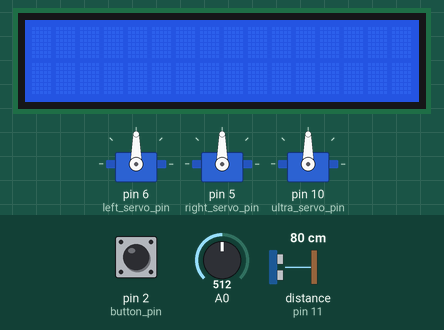
Bench run of a sketch on a simulated Arduino Uno, built with avr-gcc and run on an emulated ATmega328P. On the bench: 3 × servo, 16×2 character LCD. Inputs (shaded band) come from the test bench; at power-on: pin 2 (button_pin) LOW, distance to the obstacle (sensor on pin 11) 80 cm, A0 = 512. The echo pulse lasts 58.3 µs per cm; what the sketch prints to the serial monitor is not drawn.

Above: at 1.2 s.
1.3 s: pin 2 (button_pin) pulled HIGH for 0.15 s
At 3.6 s:
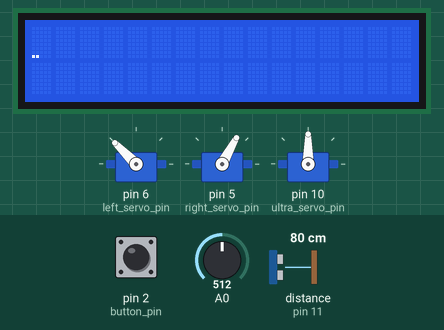
4.4 s: distance to the obstacle (sensor on pin 11) set to 11 cm
7.4 s: distance to the obstacle (sensor on pin 11) set to 8 cm
At 9.8 s:
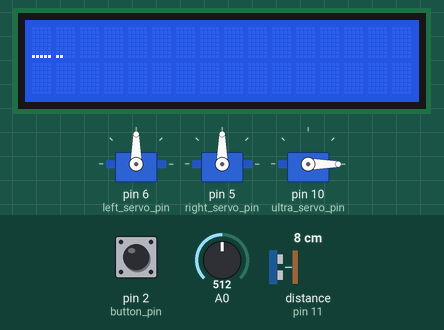
10.4 s: distance to the obstacle (sensor on pin 11) set to 18 cm
At 12.0 s:
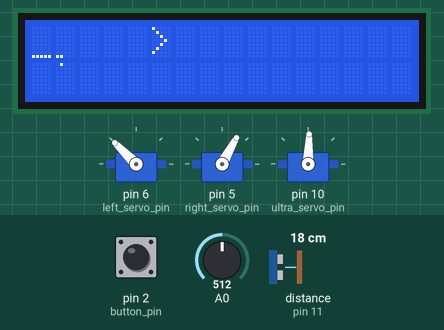
13.4 s: distance to the obstacle (sensor on pin 11) set to 2 cm
At 16.3 s:
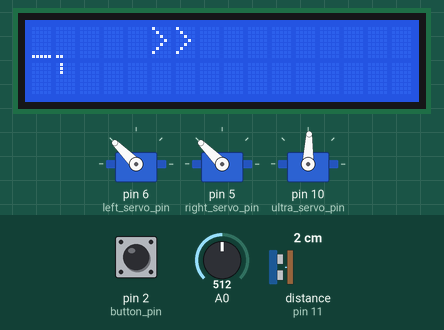
16.4 s: distance to the obstacle (sensor on pin 11) set to 35 cm
At 18.7 s:
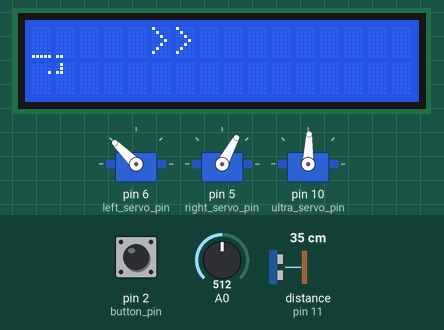
Timing chart, 0 to 20.2 s (numbered marks = the images above; inputs shaded):
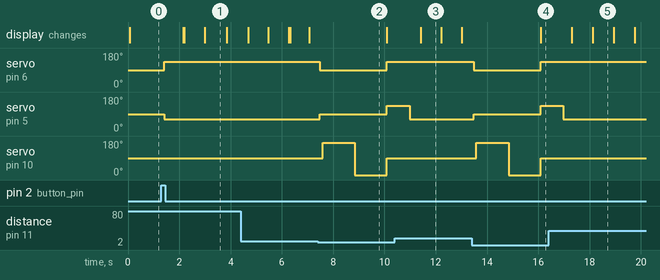

Measured:
- the behaviour switches between 10 and 9 cm on distance to the obstacle (sensor on pin 11) (found by bisection; images 1 and 2)
- after the input at 1.3 s, servo on pin 6 (left_servo_pin): 90° → 135° after 0.11 s; servo on pin 5 (right_servo_pin): 90° → 61° after 0.11 s
- after the input at 7.4 s, servo on pin 6 (left_servo_pin): 135° → 90° after 0.09 s, → 135° 2.6 s later; servo on pin 5 (right_servo_pin): 61° → 90° after 0.09 s, → 135° 2.6 s later; servo on pin 10 (ultra_servo_pin): 90° → 170° after 0.19 s, → 0° 1.3 s later, → 88° 1.3 s later
- after the input at 10.4 s, servo on pin 6 (left_servo_pin): stays 135° (without the input it goes to 90° after 0.58 s); servo on pin 5 (right_servo_pin): 135° → 61° after 0.58 s; servo on pin 10 (ultra_servo_pin): stays 88° (without the input it goes to 170° after 0.68 s); the display: changes after 1.0 s (image 3)
- after the input at 13.4 s, servo on pin 6 (left_servo_pin): 135° → 90° after 0.09 s, → 135° 2.6 s later; servo on pin 5 (right_servo_pin): 61° → 90° after 0.09 s, → 135° 2.6 s later; servo on pin 10 (ultra_servo_pin): 88° → 170° after 0.19 s, → 0° 1.3 s later, → 88° 1.3 s later; the display: changes after 2.7 s (image 4)
- after the input at 16.4 s, servo on pin 6 (left_servo_pin): stays 135° (without the input it goes to 90° after 0.58 s); servo on pin 10 (ultra_servo_pin): stops changing and stays 88°; the display: first changes after 0.91 s (image 5 shows a later state)

The sketch:

Maze_bot.ino
```cpp
#include <Servo.h>
#include <Wire.h>
#include <LiquidCrystal_I2C.h>

/* Definitsioonid ------------------------------------------------------------------ */
#define button_pin      2
#define right_servo_pin 5
#define left_servo_pin  6
#define right_led       7
#define left_led        8
#define ultra_servo_pin 10
#define UltraH          11
#define min_pulse       1300
#define max_pulse       1700
#define standstill      1500
#define left_qti        A0
#define middle_qti      A1
#define right_qti       A2
#define qti_threshold   600

/* Globaalmuutujad -------------------------------------------------------------- */
Servo g_left_wheel;
Servo g_right_wheel;
Servo ultra_servo;
LiquidCrystal_I2C lcd(0x27, 16, 2);
unsigned long g_last_debounce_time = 0;   // Viimane aeg kui väljund aktiivne
unsigned long g_debounce_delay = 50;      // Debounce aeg
int g_button_state;                       // Sisendi praegune väärtus
int g_last_button_state = LOW;            // Viimane nupu seisund
int nupp_kordaja, nupp_paaris;            // Surunupu abimuutujad
int l_kaugus;                             // Läbitud kauguse abimuutuja
int x = 0, y = 0, z = 0;                  // Koordinaatide muutujad
int nool_x = 5, nool_y = 0;               // Noolte kuvamise asukoha abimuutujad
int lcd_kast = 0, lcd_rida = 0, lcd_bit;  // Abimuutujad kaardi kuvamiseks LCD-le


/* Privaatsed funktsioonid ----------------------------------------------------------------------------------------------- */
byte readQti (byte qti) {                                         // QTI sensori funktsioon labürindi lõpu tuvastamiseks
  digitalWrite(qti, HIGH);                                        // Saadab infrapunasignaali
  delayMicroseconds(1000);                                        // Ootab 1 ms
  digitalWrite(qti, LOW);                                         // Lõpetab saatmise
  return ( analogRead(qti) > qti_threshold ? 1 : 0);              // Tagastab väärtuse
}

void setWheels(int delay_left = 1500, int delay_right = 1500) {   //Rataste servode funktsioon
  g_left_wheel.writeMicroseconds(delay_left);
  g_right_wheel.writeMicroseconds(delay_right);
}

void setKesk(int ultraservo = 1450) {                             // Keskmine servo ehk ultraheli servo funtksioon
  ultra_servo.writeMicroseconds(ultraservo);
}

void setLed(byte value_left = LOW, byte value_right = LOW) {      // Ledide funktsioon
  digitalWrite(right_led, value_right);
  digitalWrite(left_led, value_left);
}

byte p[8][8] = {{0b00000, 0b00000, 0b00000, 0b00000, 0b00000, 0b00000, 0b00000, 0b00000}, // Custom char maatriks 8 sümbolit
  {0b00000, 0b00000, 0b00000, 0b00000, 0b00000, 0b00000, 0b00000, 0b00000},
  {0b00000, 0b00000, 0b00000, 0b00000, 0b00000, 0b00000, 0b00000, 0b00000},
  {0b00000, 0b00000, 0b00000, 0b00000, 0b00000, 0b00000, 0b00000, 0b00000},
  {0b00000, 0b00000, 0b00000, 0b00000, 0b00000, 0b00000, 0b00000, 0b00000},
  {0b00000, 0b00000, 0b00000, 0b00000, 0b00000, 0b00000, 0b00000, 0b00000},
  {0b00000, 0b00000, 0b00000, 0b00000, 0b00000, 0b00000, 0b00000, 0b00000},
  {0b00000, 0b00000, 0b00000, 0b00000, 0b00000, 0b00000, 0b00000, 0b00000},
};

/* Arduino funktsioonid ---------------------------------------------------------------------------------------------------- */
void setup() {

  Serial.begin(9600);

  /* Määrab servomootoritele defineeritud klemmid */
  g_left_wheel.attach(left_servo_pin, min_pulse, max_pulse );     // Vasak ratas
  g_right_wheel.attach(right_servo_pin, min_pulse, max_pulse);    // Parem ratas
  ultra_servo.attach(ultra_servo_pin);                            // Ultra heli servo

  /* Ootab, et servod oleks töövalmis */
  delay(10);

  setWheels();                                                    // Rataste servod seisma
  lcd.init();                                                     // LCD sisse
  lcd.backlight();                                                // Taustavalgus sisse
}

/* Liikumise funktsioonid ---------------------------------------------------------------- */

void vasakule() {                     // Vasakule keeramine
  setWheels(1400, 1400);
  digitalWrite(left_led, HIGH);
  kuva_nool(1);                       // Kuvatakse "<"
}

void paremale() {                     //Paremale keeramine
  setWheels(1600, 1600);
  digitalWrite(right_led, HIGH);
  kuva_nool(2);                       // Kuvatakse ">"
}

void edasi() {                        //Edasi sõitmine
  setWheels(1600, 1435);
  l_kaugus++;                         //Suurendame läbitud kauguse muutujat
}

void seisajoonel() {                  // Joonel seismine
  setLed(LOW, LOW);
  delay(1000);
  setWheels(1500, 1500);
  exit(0);                            // Kui seisajoonel funktsioonini jõutakse on labürint läbitud
}                                     // ning väljutakse programmist

/* Ultraheli funktsioonid --------------------------------------------------------------------------- */

float ultraheli() {                   // Kauguse lugemine ultrahelisensoriga
  float duration, u_kaugus;
  pinMode(UltraH, OUTPUT);
  digitalWrite(UltraH, LOW);
  delayMicroseconds(2);
  digitalWrite(UltraH, HIGH);
  delayMicroseconds(10);
  digitalWrite(UltraH, LOW);

  pinMode(UltraH, INPUT);
  duration = pulseIn(UltraH, HIGH);

  u_kaugus = microsecondsToCentimeters(duration);

  //Serial.print("Kaugus = ");
  //Serial.print(u_kaugus);
  //Serial.println();
  delay(50);
  return u_kaugus;                    // Tagastab mõõdetud kauguse
}

float microsecondsToCentimeters(float microseconds) {      // Heli kiirus on 340 m/s või 29 microsekundit sentimeetri kohta.
  return microseconds / 29 / 2;                            // Signaal liigub objektini ja tagasi, ehk peame võtma poole levinud ajast.
}

/* Ultraheli servomootori funktsioonid ------------------------------------------------------------------------------------------------ */

float UH_vasakule() {
  setKesk(2300);                        // Ultraheli servo vaatab vasakule
  float kokku = 0;
  delay(1000);
  for (int i = 0; i <= 4; i++) {
    Serial.print("Vasakul ");           // Kaugust loetakse 5 korda
    kokku = kokku + ultraheli();        // ning arvutatakse keskmine, et vältida vale lugemist
  }
  float vasak_keskmine = kokku / 5;
  // Serial.print("Vasak keskmine= ");
  //Serial.println(vasak_keskmine);
  //Serial.println();
  return vasak_keskmine;                // Tagastatakse 5 lugemise keskmine kaugus
}

float UH_paremale() {
  setKesk(500);                         // Korratakse samu tegevusi ainult paremale poole vaadates
  float kokku = 0;
  delay(1000);
  for (int i = 0; i <= 4; i++) {
    Serial.print("Paremal ");
    kokku = kokku + ultraheli();
  }
  float parem_keskmine = kokku / 5;
  //Serial.print("Parem keskmine= ");
  //Serial.println(parem_keskmine);
  //Serial.println();
  return parem_keskmine;
}

/* Surunupu funktsioon ---------------------------------------------- */

byte buttonRead() {

  int reading = digitalRead(button_pin);
  if (reading != g_last_button_state) {
    g_last_debounce_time = millis();
  }
  if ((millis() - g_last_debounce_time) > g_debounce_delay) {
    if (reading != g_button_state) {
      g_button_state = reading;
      if (g_button_state == HIGH) {
        return 1;
      }
    }
  }
  g_last_button_state = reading;
  return 0;
}
/* Funktsioon kaardi kuvamiseks LCD-l ------------------------------------------------------------------------------------- */

int displaylcd() {

  /* Valib koordinaatide põhjal sümboli kasti */

  if (x >= 1 && x <= 5 && y <= 7 && y >= 0) {             // Kuna custom character on 8 kasti ja igas kastis on 5x8 pikslit
    lcd_kast = 0;                                         // siis x ja y koordinaatidega saame selgeks teha, millises kastis
  }                                                       // robot parasjagu asub
  else if (x >= 6 && x <= 10 && y <= 7 && y >= 0) {
    lcd_kast = 1;
  }
  else if (x >= 11 && x <= 15 && y <= 7 && y >= 0) {
    lcd_kast = 2;
  }
  else if (x >= 16 && x <= 20 && y <= 7 && y >= 0) {
    lcd_kast = 3;
  }
  else if (x >= 1 && x <= 5 && y <= -1 && y >= -8) {
    lcd_kast = 4;
  }
  else if (x >= 6 && x <= 10 && y <= -1 && y >= -8) {
    lcd_kast = 5;
  }
  else if (x >= 11 && x <= 15 && y <= -1 && y >= -8) {
    lcd_kast = 6;
  }
  else if (x >= 16 && x <= 20 && y <= -1 && y >= -8) {
    lcd_kast = 7;
  }
  else {
    return 0;
  }

  /* Valib koordinaatide põhjal pikslirea kastis */

  if (y == 0 || y == -8) {                              // Igas kastis on 8 rida millele vastab kindel bit
    lcd_rida = 7;                                       // Et antud biti väärtust muuta peame teadma, millisel real robot paikneb
  }                                                     // Selleks kasutame ainult y koordinaati.
  if (y == 1 || y == -7) {
    lcd_rida = 6;
  }
  if (y == 2 || y == -6) {
    lcd_rida = 5;
  }
  if (y == 3 || y == -5) {
    lcd_rida = 4;
  }
  if (y == 4 || y == -4) {
    lcd_rida = 3;
  }
  if (y == 5 || y == -3) {
    lcd_rida = 2;
  }
  if (y == 6 || y == -2) {
    lcd_rida = 1;
  }
  if (y == 7 || y == -1) {
    lcd_rida = 0;
  }

  /* Valib koordinaatide põhjal palju bitile liita */

  if (x == 1 || x == 6 || x == 11 || x == 16) {       // lcd_bit = 16 on 10000 binary, ehk ainult üks kõige vasakpoolsem piksel põleb
    lcd_bit = 16;
  }
  if (x == 2 || x == 7 || x == 12 || x == 17) {
    lcd_bit = 8;                                      // Liikudes x teljel edasi, lcd_bit = 8, ehk 01000 jne iga ruuduga, kui liidame näiteks
  }                                                   // 16 ja 8 kokku saame, et robot on liikunud 2 x telje ruudu võrra ehk 11000
  if (x == 3 || x == 8 || x == 13 || x == 18) {
    lcd_bit = 4;
  }
  if (x == 4 || x == 9 || x == 14 || x == 19) {
    lcd_bit = 2;
  }
  if (x == 5 || x == 10 || x == 15 || x == 20) {
    lcd_bit = 1;
  }

  /* Muudab biti väärtust massiivis ja loob uued custom sümbolid */

  p[lcd_kast][lcd_rida] += lcd_bit;                // Kasutame leitud muutujaid, et kindlat pikslit muuta

  lcd.createChar(0, p[0]);                         // Pärast muutmist peame sümbolid uuesti looma, sest üks neist on muutunud
  lcd.createChar(1, p[1]);
  lcd.createChar(2, p[2]);
  lcd.createChar(3, p[3]);
  lcd.createChar(4, p[4]);
  lcd.createChar(5, p[5]);
  lcd.createChar(6, p[6]);
  lcd.createChar(7, p[7]);

  /* Valib koordinaatide põhjal millisesse kasti kirjutada */

  if (x >= 1 && x <= 5 && y <= 7 && y >= 0) {     // Peale sümbolite loomist on vaja ka kindel sümbol LCD-le kindla koha peale kuvada
    lcd.setCursor(0, 0);                          // Selleks kasutame jälle koordinaate
    lcd.write(0);                                 // Kaardi jaoks on LCD-l määratud 4x2 sümboli suurune ala
  }
  if (x >= 6 && x <= 10 && y <= 7 && y >= 0) {
    lcd.setCursor(1, 0);
    lcd.write(1);
  }
  if (x >= 11 && x <= 15 && y <= 7 && y >= 0) {
    lcd.setCursor(2, 0);
    lcd.write(2);
  }
  if (x >= 16 && x <= 20 && y <= 7 && y >= 0) {
    lcd.setCursor(3, 0);
    lcd.write(3);
  }
  if (x >= 1 && x <= 5 && y <= -1 && y >= -8) {
    lcd.setCursor(0, 1);
    lcd.write(4);
  }
  if (x >= 6 && x <= 10 && y <= -1 && y >= -8) {
    lcd.setCursor(1, 1);
    lcd.write(5);
  }
  if (x >= 11 && x <= 15 && y <= -1 && y >= -8) {
    lcd.setCursor(2, 1);
    lcd.write(6);
  }
  if (x >= 16 && x <= 20 && y <= -1 && y >= -8) {
    lcd.setCursor(3, 1);
    lcd.write(7);
  }
}

/* Funktsioon noolte kuvamiseks LCD-l ------------------------------------------------------------------------------------- */

int kuva_nool(int a) {
  if (nool_x > 15) {              // Kui LCD esimene rida on nooli täis saanud vahetutakse teise rea algusesse
    nool_x = 5;                   // Noolte jaoks on LCD-l määratud 12x2 sümboli suurune ala
    nool_y = 1;
  }

  lcd.setCursor(nool_x, nool_y);
  if (a == 1) {                   // Sooritati vasakpööre
    lcd.print("<");
  }

  if (a == 2) {
    lcd.print(">");               // Sooritati paremkpööre
  }
  nool_x++;                       // liidetakse 1, et järgmine nool läheks järgmisesse kasti
}

/* Main loop ------------------------------------------------------------------------------------------------------------------------- */

void loop() {           // Roboti liikumise põhimõtted ja kaardistamine:
                        // Robot hakkab nupu vajutusel liikuma, otse sõites suureneb x väärtus koordinaatteljestikul
                        // Kui robot pöörab, muudetakse vastavalt z väärtust, et teada kummale poole robot pöörab
                        // See on vajalik, et teaksime millal suurendada y väärtust

  if (z == 3) {         // Robot on näiteks teinud 3 parempööret, ehk sõidab y telje suhtes ülespoole
    z = -1;
  }
  if (z == -3) {
    z = 1;
  }


  if (buttonRead()) {       // Iga nupuvajutus lisatakse muutujale üks
    nupp_kordaja++;
  }

  nupp_paaris = nupp_kordaja % 2;

  if (nupp_paaris == 0) {          // Kui muutuja paarisarv siis robot seisab
    setLed(LOW, LOW);
    setWheels(1500, 1500);
  }

  else {
    if (readQti(left_qti) && readQti(right_qti)) {      // Kui robot sõidab üle mustajoone jääb ta seisma ja väljub programmist, sest labürint on läbitud
      seisajoonel();
    }

    if (ultraheli() >= 10) {                            // uh() on võrdne scannitud kaugusega, kui robot on seinast kaugemal kui 10cm, sõidab ta edasi
      edasi();
      //Serial.println(o);
      if (l_kaugus % 14 == 0) {                         // edasi() funktsioonis suurendatakse l_kaugust, ning mõõtsime, et kui l_kaugus = 14, siis on robot liikunud umbes
        if (z == 0) {                                   // 10 cm, selle järgi muudame, koordinaatteljestikul x või y väärtust vastavalt z väärtusele
          x++;
        }
        if (z == -1) {                                  // Robot on pööranud vasakule, suurendame y väärtust
          y++;
        }
        if (z == 1) {                                   // Robot on pööranud paremale, vähendame y väärtust
          y--;
        }
        if (z == 2 || z == -2) {                        // Robot on teinud kaks paremat või vasakut pööret vähendame x väärtust
          x--;
        }
        displaylcd();                                   // Kutsume välja displaylcd() iga x või y väärtuse muutumisel, et kaardistada liikumist
        l_kaugus = 0;
      }
    }
    else {                                              // Kui robot on jõudnud seinani, jääb ta seisma
      setWheels();
      delay(100);

      if (UH_vasakule() > UH_paremale()) {              // Robot pöörab vasakule, sest vasak sein on kaugemal
        setLed(HIGH, LOW);
        vasakule();
        z--;                                            // Kordinaadi z muutuja aitab tuvastada, mis pidi robot vaatab ning selle järgi oskame suurendada, kas x või y suurust
        setKesk();
        delay(870);

      }
      else {                                            // Robot pöörab paremale, sest parem sein on kaugemal
        setLed(LOW, HIGH);
        paremale();
        z++;
        setKesk();
        delay(830);
      }
    }
  }
}
```
